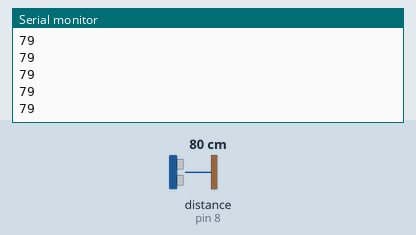
This sketch was run on a simulated Arduino Uno, built with avr-gcc and run on an emulated ATmega328P. Shown: the last lines printed to the serial monitor. Wiring (inferred from the names in the program): ultrasonic range finder: trigger pin 7; echo pin 8. Inputs (shaded band) come from the test bench; at power-on: distance to the obstacle (sensor on pin 8) 80 cm. The echo pulse lasts 58.3 µs per cm.

Above: at 1.2 s.
1.3 s: distance to the obstacle (sensor on pin 8) set to 2 cm
At 1.38 s:
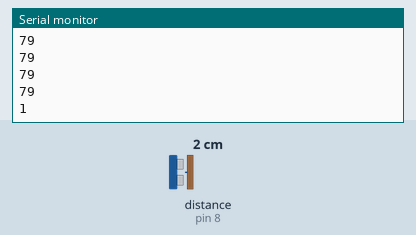
2.8 s: distance to the obstacle (sensor on pin 8) set to 4 cm
At 2.89 s:
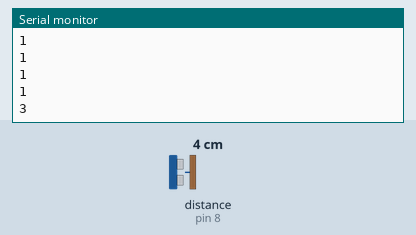
Timing chart, 0 to 5.8 s (numbered marks = the images above; inputs shaded):
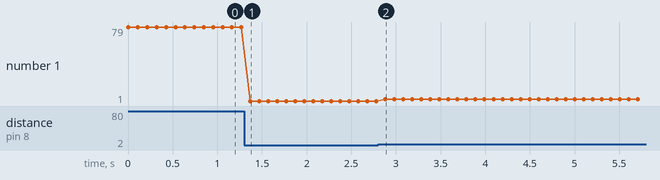

The sketch:

HC_SR04.ino
```cpp
#define trigPin 7
#define echoPin 8

void setup() {
  Serial.begin (9600);
  pinMode(trigPin, OUTPUT);
  pinMode(echoPin, INPUT);
}

void loop() {
  long microseconds, cm;

  digitalWrite(trigPin, LOW);  // Added this line
  delayMicroseconds(2); // Added this line
  digitalWrite(trigPin, HIGH);
  delayMicroseconds(10); // Added this line
  digitalWrite(trigPin, LOW);

  microseconds = pulseIn(echoPin, HIGH);
  cm = (microseconds/2) / 29.1;

  Serial.println(cm);

  delay(100);

}
```

Measured:
- after the input at 1.3 s, the serial monitor: prints a new line after 0.07 s (image 1)
- after the input at 2.8 s, the serial monitor: prints a new line after 0.08 s (image 2)
- plotted number 1: 79 → 1 after the input at 1.3 s, 1 → 3 after the input at 2.8 s
